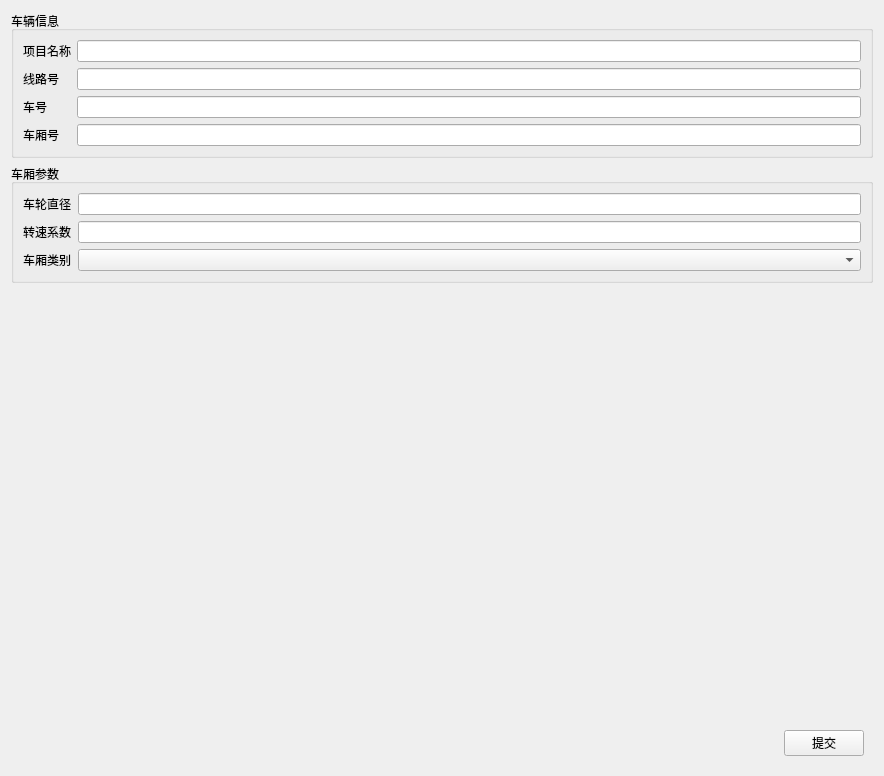
<?xml version="1.0" encoding="UTF-8"?>
<ui version="4.0">
 <class>FrmRMCarInfo</class>
 <widget class="QWidget" name="FrmRMCarInfo">
  <property name="geometry">
   <rect>
    <x>0</x>
    <y>0</y>
    <width>884</width>
    <height>776</height>
   </rect>
  </property>
  <property name="windowTitle">
   <string>Form</string>
  </property>
  <layout class="QVBoxLayout" name="verticalLayout">
   <item>
    <widget class="QGroupBox" name="groupBox">
     <property name="title">
      <string>车辆信息</string>
     </property>
     <layout class="QGridLayout" name="gridLayout_2">
      <item row="0" column="0">
       <widget class="QLabel" name="lab_projectname">
        <property name="text">
         <string>项目名称</string>
        </property>
       </widget>
      </item>
      <item row="0" column="1">
       <widget class="QLineEdit" name="txt_projectname">
        <property name="alignment">
         <set>Qt::AlignCenter</set>
        </property>
       </widget>
      </item>
      <item row="1" column="0">
       <widget class="QLabel" name="lab_linenum">
        <property name="sizePolicy">
         <sizepolicy hsizetype="Preferred" vsizetype="Preferred">
          <horstretch>0</horstretch>
          <verstretch>0</verstretch>
         </sizepolicy>
        </property>
        <property name="text">
         <string>线路号</string>
        </property>
       </widget>
      </item>
      <item row="1" column="1">
       <widget class="QLineEdit" name="txt_linenum">
        <property name="sizePolicy">
         <sizepolicy hsizetype="Preferred" vsizetype="Fixed">
          <horstretch>0</horstretch>
          <verstretch>0</verstretch>
         </sizepolicy>
        </property>
       </widget>
      </item>
      <item row="2" column="0">
       <widget class="QLabel" name="lab_carnum">
        <property name="sizePolicy">
         <sizepolicy hsizetype="Preferred" vsizetype="Preferred">
          <horstretch>0</horstretch>
          <verstretch>0</verstretch>
         </sizepolicy>
        </property>
        <property name="text">
         <string>车号</string>
        </property>
       </widget>
      </item>
      <item row="2" column="1">
       <widget class="QLineEdit" name="txt_carnum">
        <property name="sizePolicy">
         <sizepolicy hsizetype="Preferred" vsizetype="Fixed">
          <horstretch>0</horstretch>
          <verstretch>0</verstretch>
         </sizepolicy>
        </property>
       </widget>
      </item>
      <item row="3" column="0">
       <widget class="QLabel" name="lab_txt_wagonnum">
        <property name="sizePolicy">
         <sizepolicy hsizetype="Preferred" vsizetype="Preferred">
          <horstretch>0</horstretch>
          <verstretch>0</verstretch>
         </sizepolicy>
        </property>
        <property name="text">
         <string>车厢号</string>
        </property>
       </widget>
      </item>
      <item row="3" column="1">
       <widget class="QLineEdit" name="txt_wagonnum">
        <property name="sizePolicy">
         <sizepolicy hsizetype="Preferred" vsizetype="Fixed">
          <horstretch>0</horstretch>
          <verstretch>0</verstretch>
         </sizepolicy>
        </property>
       </widget>
      </item>
     </layout>
    </widget>
   </item>
   <item>
    <widget class="QGroupBox" name="groupBox_2">
     <property name="title">
      <string>车厢参数</string>
     </property>
     <layout class="QGridLayout" name="gridLayout">
      <item row="0" column="0">
       <widget class="QLabel" name="lab_wheeldiameter">
        <property name="sizePolicy">
         <sizepolicy hsizetype="Fixed" vsizetype="Preferred">
          <horstretch>0</horstretch>
          <verstretch>0</verstretch>
         </sizepolicy>
        </property>
        <property name="text">
         <string>车轮直径</string>
        </property>
       </widget>
      </item>
      <item row="0" column="1">
       <widget class="QLineEdit" name="txt_wheeldiameter">
        <property name="sizePolicy">
         <sizepolicy hsizetype="Preferred" vsizetype="Fixed">
          <horstretch>0</horstretch>
          <verstretch>0</verstretch>
         </sizepolicy>
        </property>
       </widget>
      </item>
      <item row="1" column="0">
       <widget class="QLabel" name="lab_speedCoefficient">
        <property name="text">
         <string>转速系数</string>
        </property>
       </widget>
      </item>
      <item row="1" column="1">
       <widget class="QLineEdit" name="txt_speedCoefficient">
        <property name="sizePolicy">
         <sizepolicy hsizetype="Preferred" vsizetype="Fixed">
          <horstretch>0</horstretch>
          <verstretch>0</verstretch>
         </sizepolicy>
        </property>
        <property name="alignment">
         <set>Qt::AlignCenter</set>
        </property>
       </widget>
      </item>
      <item row="2" column="0">
       <widget class="QLabel" name="lab_wagontype">
        <property name="text">
         <string>车厢类别</string>
        </property>
       </widget>
      </item>
      <item row="2" column="1">
       <widget class="QComboBox" name="cbox_wagontype">
        <property name="sizePolicy">
         <sizepolicy hsizetype="Preferred" vsizetype="Fixed">
          <horstretch>0</horstretch>
          <verstretch>0</verstretch>
         </sizepolicy>
        </property>
       </widget>
      </item>
     </layout>
    </widget>
   </item>
   <item>
    <spacer name="verticalSpacer">
     <property name="orientation">
      <enum>Qt::Vertical</enum>
     </property>
     <property name="sizeHint" stdset="0">
      <size>
       <width>20</width>
       <height>40</height>
      </size>
     </property>
    </spacer>
   </item>
   <item>
    <widget class="QWidget" name="widget_bottom" native="true">
     <property name="sizePolicy">
      <sizepolicy hsizetype="Preferred" vsizetype="Fixed">
       <horstretch>0</horstretch>
       <verstretch>0</verstretch>
      </sizepolicy>
     </property>
     <layout class="QHBoxLayout" name="horizontalLayout">
      <item>
       <spacer name="horizontalSpacer">
        <property name="orientation">
         <enum>Qt::Horizontal</enum>
        </property>
        <property name="sizeHint" stdset="0">
         <size>
          <width>453</width>
          <height>20</height>
         </size>
        </property>
       </spacer>
      </item>
      <item>
       <widget class="QPushButton" name="btn_save">
        <property name="text">
         <string>提交</string>
        </property>
       </widget>
      </item>
     </layout>
    </widget>
   </item>
  </layout>
 </widget>
 <resources/>
 <connections/>
</ui>
